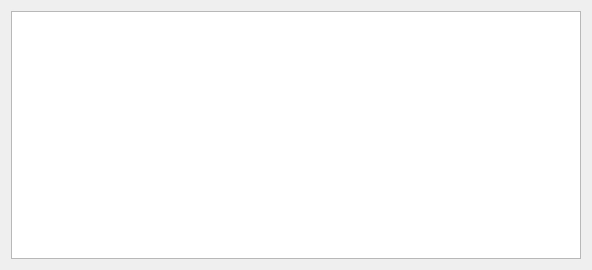
<?xml version="1.0" encoding="UTF-8"?>
<ui version="4.0">
 <class>ConnectomicsDialog</class>
 <widget class="QWidget" name="ConnectomicsDialog">
  <property name="geometry">
   <rect>
    <x>0</x>
    <y>0</y>
    <width>592</width>
    <height>270</height>
   </rect>
  </property>
  <property name="sizePolicy">
   <sizepolicy hsizetype="Expanding" vsizetype="Expanding">
    <horstretch>0</horstretch>
    <verstretch>0</verstretch>
   </sizepolicy>
  </property>
  <property name="windowTitle">
   <string>Connectomics Information</string>
  </property>
  <layout class="QVBoxLayout" name="verticalLayout">
   <item>
    <layout class="QHBoxLayout" name="hor_layout">
     <item>
      <widget class="QListView" name="listView1"/>
     </item>
    </layout>
   </item>
  </layout>
 </widget>
 <resources/>
 <connections/>
</ui>
